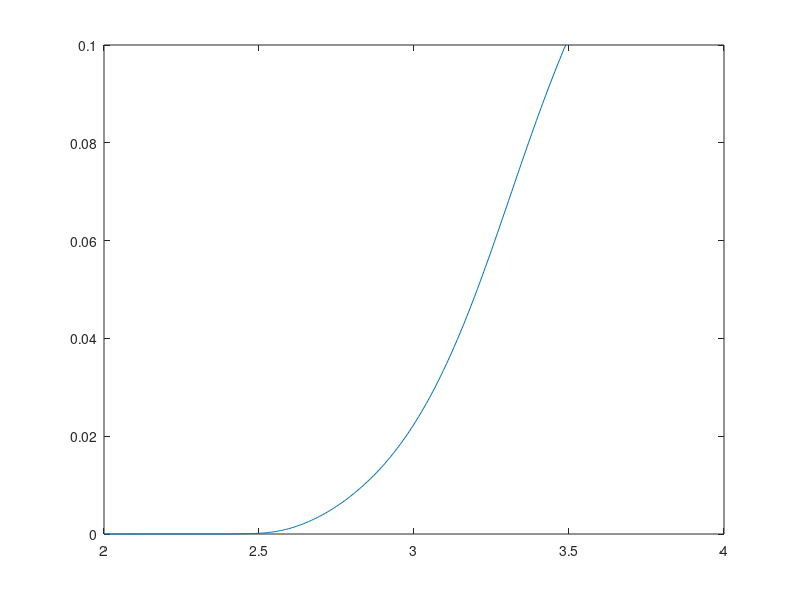

Here is the MATLAB script that generated this plot:
%% led02
vled02=[2:0.005:3.490];
led02=[  2.1571599999999998E-08
 2.28949E-08
 2.4299599999999997E-08
 2.58703E-08
 2.7473399999999996E-08
 2.9158999999999997E-08
 3.0959899999999995E-08
 3.3278499999999996E-08
 3.5006099999999995E-08
 3.71795E-08
 3.9504599999999994E-08
 4.19427E-08
 4.4690899999999994E-08
 4.7497699999999997E-08
 5.0507299999999993E-08
 5.36218E-08
 5.7101599999999996E-08
 6.0605399999999988E-08
 6.453869999999999E-08
 6.8559E-08
 7.30735E-08
 7.76466E-08
 8.264609999999999E-08
 8.7729199999999989E-08
 9.3375499999999988E-08
 9.9843799999999993E-08
 1.06065E-07
 1.12829E-07
 1.20196E-07
 1.28319E-07
 1.36699E-07
 1.45555E-07
 1.5512799999999999E-07
 1.65496E-07
 1.77021E-07
 1.88703E-07
 2.01578E-07
 2.15265E-07
 2.30405E-07
 2.46554E-07
 2.63622E-07
 2.82355E-07
 3.02586E-07
 3.2543199999999997E-07
 3.49032E-07
 3.75145E-07
 4.0421099999999997E-07
 4.36263E-07
 4.70408E-07
 5.0774299999999994E-07
 5.48686E-07
 5.95527E-07
 6.45015E-07
 7.0128399999999994E-07
 7.62152E-07
 8.30609E-07
 9.09798E-07
 9.95516E-07
 1.07987E-06
 1.18621E-06
 1.30982E-06
 1.4447500000000002E-06
 1.5960600000000002E-06
 1.76672E-06
 1.95993E-06
 2.1864600000000003E-06
 2.4324800000000003E-06
 2.7105E-06
 3.02659E-06
 3.3956100000000004E-06
 3.7996600000000004E-06
 4.25625E-06
 4.77212E-06
 5.3575600000000008E-06
 6.0455700000000006E-06
 6.7961700000000007E-06
 7.64616E-06
 8.60956E-06
 9.695070000000001E-06
 1.09737E-05
 1.2374200000000001E-05
 1.39598E-05
 1.57592E-05
 1.78826E-05
 2.02053E-05
 2.28458E-05
 2.58369E-05
 2.92364E-05
 3.3247800000000004E-05
 3.7639200000000004E-05
 4.26325E-05
 4.82968E-05
 5.47441E-05
 6.23399E-05
 7.06499E-05
 8.0073E-05
 9.07485E-05
 0.00010327700000000001
 0.000116874
 0.00013223300000000002
 0.000149497
 0.000168839
 0.00019138300000000002
 0.00021557300000000002
 0.00024244500000000001
 0.00027220900000000004
 0.00030501300000000003
 0.00034262500000000005
 0.000382107
 0.00042513
 0.000471789
 0.000522281
 0.000578863
 0.000637297
 0.000699725
 0.0007662010000000001
 0.000839615
 0.00091435600000000007
 0.000993262
 0.00107594
 0.0011628300000000001
 0.00125748
 0.00135288
 0.0014522
 0.00155567
 0.00166303
 0.00177878
 0.00189419
 0.00201345
 0.00213657
 0.00226843
 0.00239979
 0.00253478
 0.00267353
 0.00281614
 0.00296845
 0.00311903
 0.00327288
 0.00343084
 0.00359291
 0.00376492
 0.00393497
 0.0041088800000000005
 0.00428665
 0.0044684600000000005
 0.00466109
 0.00485171
 0.00504381
 0.00524142
 0.00545043
 0.00565639
 0.00586763
 0.00608147
 0.00629984
 0.0065307
 0.00675828
 0.00698992
 0.0072260300000000005
 0.00746645
 0.0077203
 0.007970650000000001
 0.00822589
 0.00848552
 0.00874985
 0.00902872
 0.009303790000000001
 0.00958172
 0.00982707
 0.0101545
 0.010435300000000002
 0.010724500000000001
 0.0110208
 0.011322800000000001
 0.0116418
 0.011957100000000002
 0.012278100000000002
 0.0126043
 0.012936500000000002
 0.013286500000000001
 0.013631700000000002
 0.013982900000000001
 0.014339500000000002
 0.014714200000000002
 0.015085000000000001
 0.015461200000000001
 0.0158447
 0.0162335
 0.0166407
 0.0170438
 0.017453200000000002
 0.0178705
 0.018293200000000003
 0.0187363
 0.019175400000000002
 0.019621100000000002
 0.0200736
 0.0205326
 0.0210136
 0.021489300000000003
 0.021973000000000003
 0.022464
 0.022977200000000003
 0.023486000000000003
 0.024001800000000004
 0.0245262
 0.025057700000000002
 0.025612000000000003
 0.026169300000000003
 0.026725000000000002
 0.027289200000000003
 0.0278637
 0.028461500000000004
 0.0290543
 0.029656400000000003
 0.030266100000000004
 0.030899600000000003
 0.031528
 0.0321658
 0.0328262
 0.0334766
 0.034154800000000006
 0.034828500000000005
 0.0355112
 0.036200800000000005
 0.0369005
 0.037627100000000004
 0.0383449
 0.0390708
 0.039804500000000007
 0.0405656
 0.0413193
 0.042080000000000006
 0.042849700000000004
 0.043625500000000005
 0.0444299
 0.045224600000000004
 0.0460269
 0.046835400000000006
 0.047670800000000006
 0.048498400000000004
 0.0493304
 0.050168800000000006
 0.051025200000000007
 0.0518942
 0.052754100000000005
 0.053638500000000006
 0.054498700000000004
 0.055391300000000004
 0.056272400000000007
 0.057157400000000004
 0.058046200000000006
 0.058943600000000006
 0.059864600000000004
 0.060781700000000008
 0.0616835
 0.062591100000000011
 0.063547200000000012
 0.064455000000000012
 0.0653693
 0.0662882
 0.0672076
 0.0681499
 0.06907350000000001
 0.069998
 0.0709183
 0.0718613
 0.0727817
 0.0737001
 0.074617300000000011
 0.0755552
 0.0764735
 0.077384000000000008
 0.078288400000000008
 0.079189600000000013
 0.080109000000000014
 0.0810038
 0.081893000000000007
 0.082779600000000009
 0.083685900000000008
 0.084566700000000009
 0.0854473
 0.086310800000000007
 0.087167100000000011
 0.0880422
 0.0888887
 0.0897349
 0.0905645
 0.091415400000000008
 0.092240300000000011
 0.093055300000000007
 0.093863700000000008
 0.0946647
 0.095484300000000008
 0.096273500000000012
 0.097055200000000008
 0.097833800000000012
 0.0986308
 0.0994029
 0.0999995
];
plot(vled02,led02')
hold on